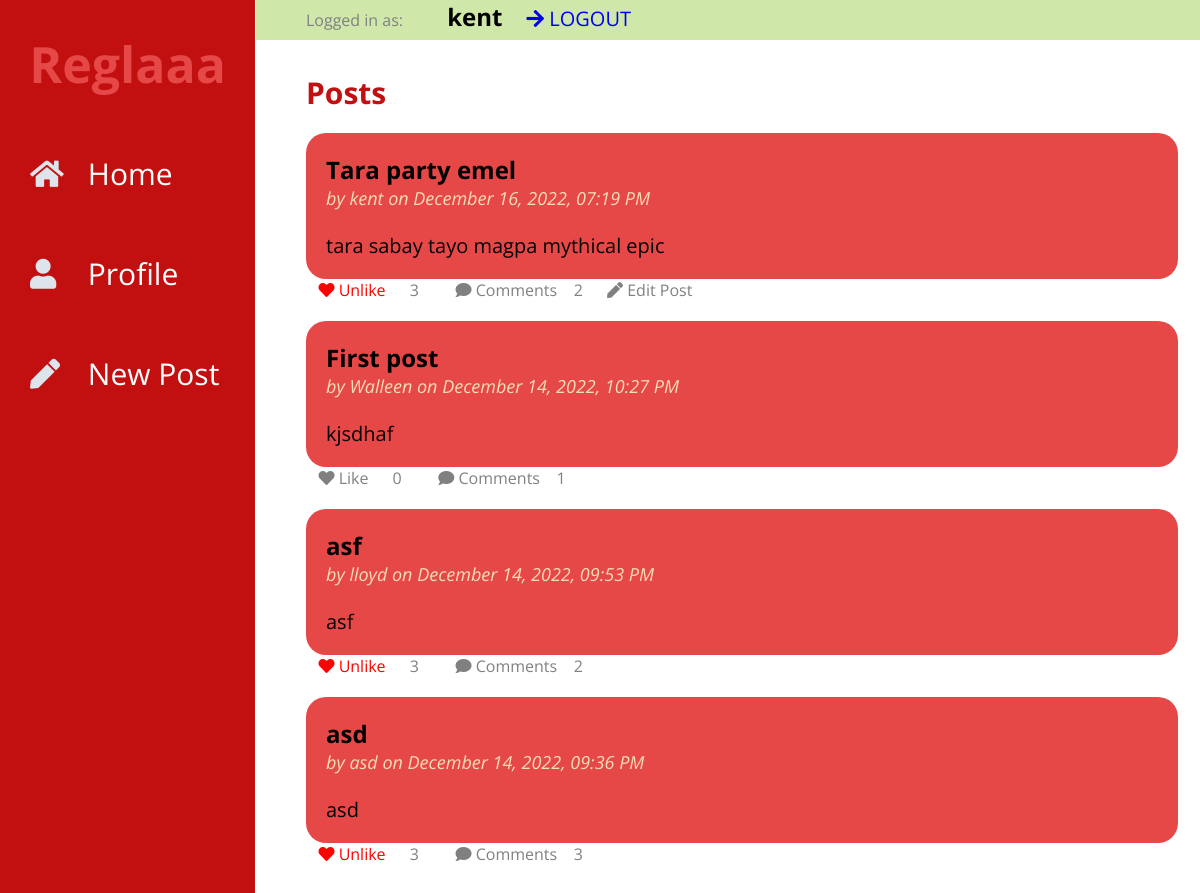
Page / (signed in) on the committed database.
### tables this page shows
CREATE TABLE user (
  id INTEGER PRIMARY KEY AUTOINCREMENT,
  username TEXT UNIQUE NOT NULL,
  password TEXT NOT NULL
);

CREATE TABLE post (
  id INTEGER PRIMARY KEY AUTOINCREMENT,
  author_id INTEGER NOT NULL,
  created TIMESTAMP DEFAULT (datetime('now','localtime')),
  title TEXT NOT NULL,
  body TEXT NOT NULL,
  FOREIGN KEY (author_id) REFERENCES user (id)
);

### flaskr/blog.py (the view)
@bp.route("/")
def index():
    db = get_db()
    posts = db.execute(
        "SELECT p.id, title, body, created, author_id, username,"
        "(SELECT COUNT(user_id) FROM likes WHERE post_id = p.id) AS likes,"
        "(SELECT COUNT(user_id) FROM comments WHERE post_id = p.id) AS comments"
        " FROM post p JOIN user u ON p.author_id = u.id"
        " ORDER BY created DESC"
    ).fetchall()
    return render_template("blog/index.html", posts=posts)

### flaskr/auth.py (called while the page is built)
@bp.before_app_request
def load_logged_in_user():
    user_id = session.get("user_id")
    if user_id is None:
        g.user = None
        g.liked = None
    else:
        g.user = (
            get_db().execute("SELECT * FROM user WHERE id = ?", (user_id,)).fetchone()
        )
        likedd = (
            get_db().execute("SELECT post_id,user_id FROM likes WHERE user_id = ?", (user_id,)).fetchall()
        )
        g.liked = []
        for like in likedd:
            g.liked.append([like['post_id'],like['user_id']])

### flaskr/db.py (called while the page is built)
def get_db():
    if "db" not in g:
        g.db = sqlite3.connect(
            current_app.config["DATABASE"], detect_types=sqlite3.PARSE_DECLTYPES
        )
        g.db.row_factory = sqlite3.Row
    return g.db

### flaskr/templates/blog/index.html
{% extends 'base.html' %}
{% block posts %}
  <p class="title">{% block title %}Posts{% endblock %}</p>
{% endblock %}
{% block content %}
  {% for post in posts %}
    <article class="post">
        <div class="body">
            <h2>{{ post['title'] }}</h2>
            <p class="about">by {{ post['username'] }} on {{ post['created'].strftime("%B %d, %Y, %I:%M %p") }}</p>
            <br>
            <br>
            <p class="body">{{ post['body'] }}</p>
        </div>
    </article>
    <div class="opt">
        {% if g.user %}
            {% if [post['id'],g.user['id']] in g.liked %}
                <a class="unlike" href="{{ url_for('blog.like_action', post_id=post.id, action='unlike') }}">
                    <span class="icon">&nbsp&nbsp&nbsp<i class="fas fa-heart"></i></span>
                    <span class="item">Unlike</span>
                </a>
            {% else %}
                <a class="like" href="{{ url_for('blog.like_action', post_id=post.id, action='like') }}">
                    <span class="icon">&nbsp&nbsp&nbsp<i class="fas fa-heart"></i></span>
                    <span class="item">Like {{ like }}</span>
                </a>
            {% endif %}
        {% else %}
        <span class="icon">&nbsp&nbsp&nbspLikes: <i class="fas fa-heart"></i></span>
        {% endif %}
        <p>{{ post['likes'] }}</p>
        <a href="{{ url_for('blog.comments', post_id=post.id,action='view') }}">
            <span class="icon">&nbsp&nbsp&nbsp<i class="fas fa-comment"></i></span>
            <span class="item">Comments &nbsp&nbsp&nbsp{{ post.comments }}</span>
        </a>
        {% if g.user['id'] == post['author_id'] %}
                    <a class="action" href="{{ url_for('blog.update', id=post['id']) }}">
                        <span class="icon"><i class="fas fa-pen"></i></span>
                        <span class="item">Edit Post</span>
                    </a>
        {% endif %}
    </div>
  {% endfor %}
{% endblock %}

### flaskr/templates/base.html (shortened to what this page needs)
<!doctype html>
<link rel="stylesheet" href="{{ url_for('static', filename='style.css') }}">
<link rel="stylesheet" href="https://use.fontawesome.com/releases/v5.8.1/css/all.css">
<div class="wrapper">
        <div class="sidebar">
            <div class="profile">
                <h1><a href="{{ url_for('index') }}">Reglaaa</a></h1>
            </div>
            <ul>
                <li>
                    <a href="{{ url_for('index') }}">
                        <span class="icon"><i class="fas fa-home"></i></span>
                        <span class="item">Home</span>
                    </a>
                </li>
                {% if not g.user %}
                <li>
                    <a href="{{ url_for('auth.login') }}">
                        <span class="icon"><i class="fas fa-sign"></i></span>
                        <span class="item">Login</span>
                    </a>
                </li>
                <li>
                    <a href="{{ url_for('auth.register') }}">
                        <span class="icon"><i class="fas fa-book"></i></span>
                        <span class="item">Register</span>
                    </a>
                </li>
                {% else %}
                <li>
                    <a href="{{ url_for('blog.profile', userid=g.user.id) }}">
                        <span class="icon"><i class="fas fa-user"></i></span>
                        <span class="item">Profile</span>
                    </a>
                </li>
                  <li><a href="{{ url_for('blog.create') }}">
                      <span class="icon"><i class="fas fa-pen"></i></span>
                      <span class="item">New Post</span>
                  </a>
                {% endif %}
            </ul>
        </div>
        <section class="content">
            {% if g.user %}
    <div class="top-menu">
                <p>Logged in as: </p>
                <h1>{{ g.user['username'] }}</h1>
                <a href="{{ url_for('auth.logout') }}" onclick="return confirm('Are you sure?');">
                    <span class="icon"><i class="fas fa-arrow-right"></i></span>
                    <span class="item">LOGOUT</span>
                </a>
            </div>
  {% endif %}
            <br>
  <div class="posts">
    {% block posts %}{% endblock %}
  {% block content %}{% endblock %}
      </div>
</section>
</div>

### flaskr/static/style.css (style rules this page uses)
* { list-style: none; text-decoration: none; margin: 0; padding: 0; box-sizing: border-box; font-family: 'Open Sans', sans-serif; }
.wrapper .sidebar { background: #C21010; position: fixed; top: 0; left: 0; width: 255px; height: 100%; padding: 20px 0; transition: all 0.5s ease; z-index: 2; }
.wrapper .sidebar .profile { margin-bottom: 20px; text-align: center; }
.wrapper .sidebar .profile h1 { margin: 10px 0 5px; }
.wrapper .sidebar .profile a { font-size: 50px; color: #E64848; }
.wrapper .sidebar ul li a { display: block; height: 100px; padding: 30px; color: white; font-size: 30px; position: relative; transition: all 0.2s ease; }
.wrapper .sidebar ul li a .icon { color: #dee4ec; width: 30px; display: inline-block; margin-right: 20px; }
.wrapper .content { width: 81%; margin-left: 16rem; }
.top-menu { display: block; position: fixed; width: 100%; height: 40px; background-color: #CFE8A9; padding: 0px 50px; transition: all 1s ease; }
.top-menu a { font-size: 20px; }
.top-menu a, h1 { display: inline-block; margin-left: 20px; }
.posts { padding: 50px; }
.post { margin-top: 20px; padding: 20px; border-radius: 20px; background-color: #E64848; transition: all 1s ease; }
.post .about { color: wheat; font-size: 18px; font-style: italic; }
.title { color: #C21010; font-weight: bold; font-size: 30px; }
.opt { display: block; }
.opt a,p { display: inline-block; margin-right: 20px; color: #808080; }
p.body { white-space: pre-line; font-size: 20px; color: black !important; }
a.unlike { color: red; }

### rows in the picture
user: user.username "kent"
post: title "Tara party emel", username "kent", created "December 16, 2022, 07:19 PM", body "tara sabay tayo magpa mythical epic", likes "3", comments "2"
post: title "First post", username "Walleen", created "December 14, 2022, 10:27 PM", body "kjsdhaf", likes "0", comments "1"
post: title "asf", username "lloyd", created "December 14, 2022, 09:53 PM", body "asf", likes "3", comments "2"
post: title "asd", username "asd", created "December 14, 2022, 09:36 PM", body "asd", likes "3", comments "3"
